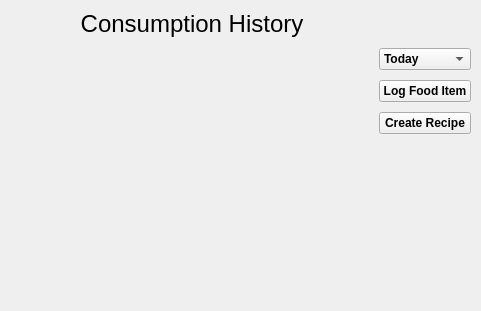
<?xml version="1.0" encoding="UTF-8"?>
<ui version="4.0">
 <class>NutritionApp</class>
 <widget class="QMainWindow" name="NutritionApp">
  <property name="geometry">
   <rect>
    <x>0</x>
    <y>0</y>
    <width>481</width>
    <height>311</height>
   </rect>
  </property>
  <property name="windowTitle">
   <string>Nutrition App</string>
  </property>
  <widget class="QWidget" name="centralwidget">
   <property name="styleSheet">
    <string notr="true"/>
   </property>
   <widget class="QWidget" name="gridLayoutWidget">
    <property name="geometry">
     <rect>
      <x>10</x>
      <y>10</y>
      <width>461</width>
      <height>291</height>
     </rect>
    </property>
    <layout class="QGridLayout" name="gridLayout" rowstretch="0,1" columnstretch="4,1">
     <property name="horizontalSpacing">
      <number>5</number>
     </property>
     <property name="verticalSpacing">
      <number>0</number>
     </property>
     <item row="1" column="0">
      <widget class="QChartView" name="chartWidget" native="true">
       <property name="sizePolicy">
        <sizepolicy hsizetype="Expanding" vsizetype="Expanding">
         <horstretch>0</horstretch>
         <verstretch>0</verstretch>
        </sizepolicy>
       </property>
      </widget>
     </item>
     <item row="1" column="1">
      <layout class="QVBoxLayout" name="verticalLayout" stretch="0,0,0,0,1">
       <property name="spacing">
        <number>10</number>
       </property>
       <item>
        <spacer name="verticalSpacer_2">
         <property name="orientation">
          <enum>Qt::Vertical</enum>
         </property>
         <property name="sizeType">
          <enum>QSizePolicy::Fixed</enum>
         </property>
         <property name="sizeHint" stdset="0">
          <size>
           <width>20</width>
           <height>10</height>
          </size>
         </property>
        </spacer>
       </item>
       <item>
        <widget class="QComboBox" name="comboBoxTimeframe">
         <property name="sizePolicy">
          <sizepolicy hsizetype="Preferred" vsizetype="Expanding">
           <horstretch>0</horstretch>
           <verstretch>0</verstretch>
          </sizepolicy>
         </property>
         <property name="font">
          <font>
           <weight>75</weight>
           <bold>true</bold>
          </font>
         </property>
         <item>
          <property name="text">
           <string>Today</string>
          </property>
         </item>
         <item>
          <property name="text">
           <string>This Week</string>
          </property>
         </item>
         <item>
          <property name="text">
           <string>This Month</string>
          </property>
         </item>
         <item>
          <property name="text">
           <string>Long Term</string>
          </property>
         </item>
        </widget>
       </item>
       <item>
        <widget class="QPushButton" name="pbLogFood">
         <property name="sizePolicy">
          <sizepolicy hsizetype="Preferred" vsizetype="Expanding">
           <horstretch>0</horstretch>
           <verstretch>0</verstretch>
          </sizepolicy>
         </property>
         <property name="font">
          <font>
           <weight>75</weight>
           <bold>true</bold>
          </font>
         </property>
         <property name="text">
          <string>Log Food Item</string>
         </property>
        </widget>
       </item>
       <item>
        <widget class="QPushButton" name="pbRecipe">
         <property name="sizePolicy">
          <sizepolicy hsizetype="Preferred" vsizetype="Expanding">
           <horstretch>0</horstretch>
           <verstretch>0</verstretch>
          </sizepolicy>
         </property>
         <property name="font">
          <font>
           <weight>75</weight>
           <bold>true</bold>
          </font>
         </property>
         <property name="text">
          <string>Create Recipe</string>
         </property>
        </widget>
       </item>
       <item>
        <spacer name="verticalSpacer">
         <property name="orientation">
          <enum>Qt::Vertical</enum>
         </property>
         <property name="sizeHint" stdset="0">
          <size>
           <width>20</width>
           <height>40</height>
          </size>
         </property>
        </spacer>
       </item>
      </layout>
     </item>
     <item row="0" column="0">
      <widget class="QLabel" name="label">
       <property name="sizePolicy">
        <sizepolicy hsizetype="Expanding" vsizetype="Preferred">
         <horstretch>0</horstretch>
         <verstretch>0</verstretch>
        </sizepolicy>
       </property>
       <property name="font">
        <font>
         <pointsize>18</pointsize>
        </font>
       </property>
       <property name="text">
        <string>Consumption History</string>
       </property>
       <property name="alignment">
        <set>Qt::AlignCenter</set>
       </property>
      </widget>
     </item>
    </layout>
   </widget>
  </widget>
 </widget>
 <customwidgets>
  <customwidget>
   <class>QChartView</class>
   <extends>QWidget</extends>
   <header>PyQt5.QtChart</header>
   <container>1</container>
  </customwidget>
 </customwidgets>
 <resources/>
 <connections/>
</ui>
